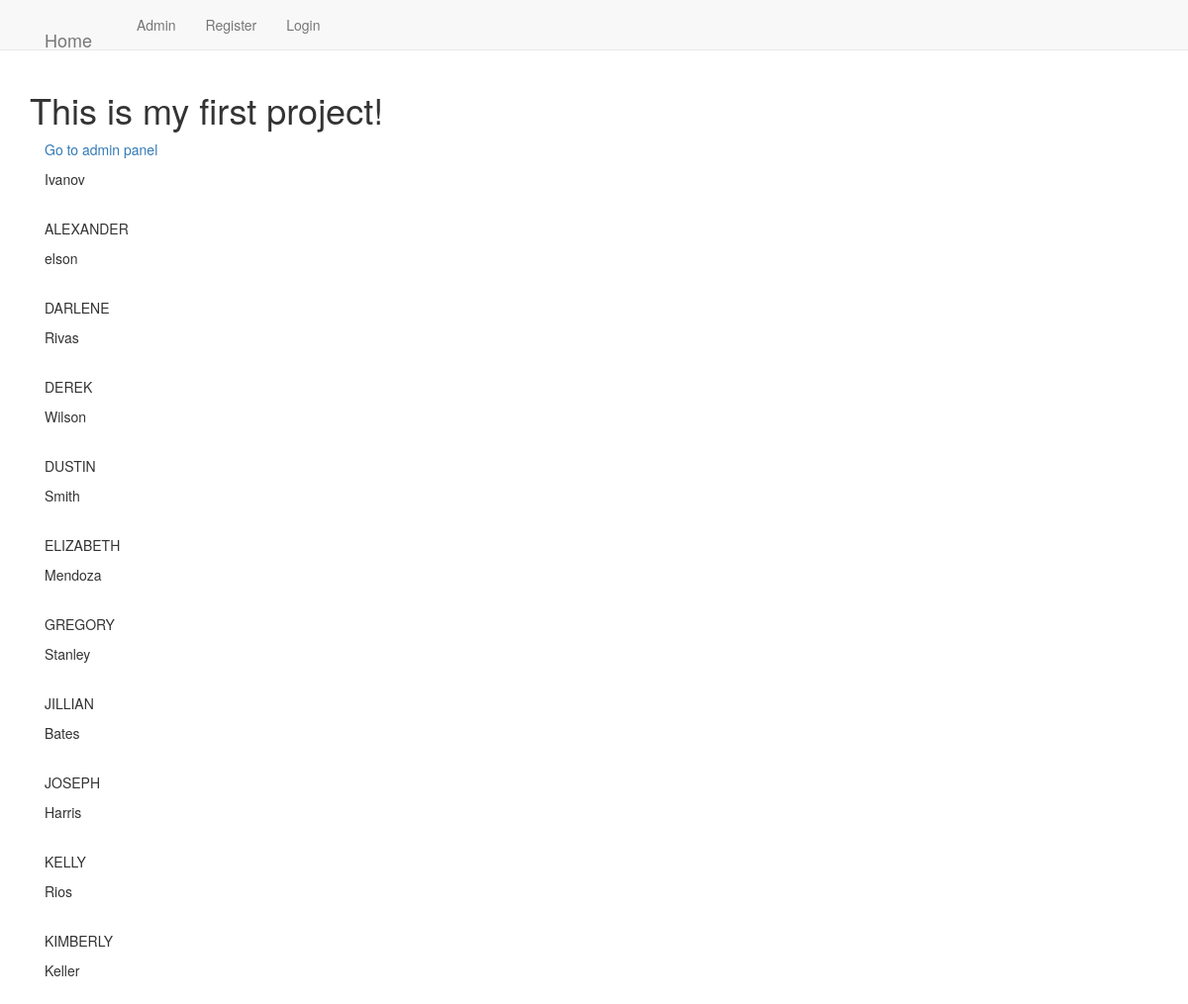
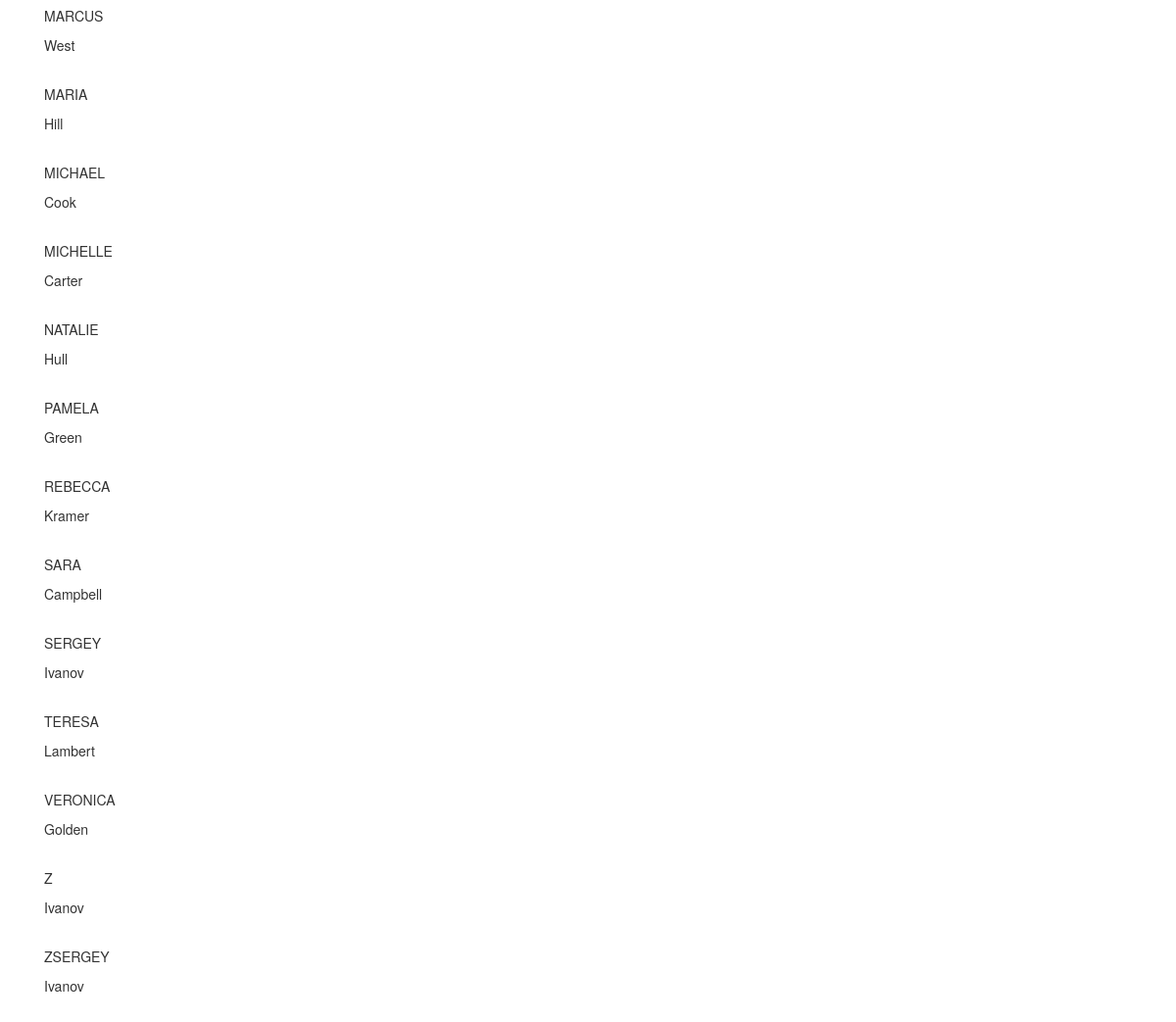
The page / on the database its author committed (2 pictures, top to bottom).
### first_app/models.py (models this page shows, shortened)
class AppUser(models.Model):
    first_name = models.CharField(max_length=30)
    last_name = models.CharField(max_length=30)
    email = models.EmailField(max_length=20, default="")
    text = models.CharField(max_length=300, default="")
    class Meta:
        verbose_name = 'AppUser'
        verbose_name_plural = 'AppUsers'

### first_app/views.py (the view)
# urls.py: path('', views.index, name='index'),
def index(request):
    users = AppUser.objects.order_by('first_name')
    cont = {'users' : users}
    return render(request, 'first_app/index.html', context=cont)

### first_app/templatetags/my_extras.py (called while the page is built)
@register.filter(name='cut')
def cut(value,arg):
    return value.replace(arg,"")

### templates/first_app/index.html
<!DOCTYPE html>
{% extends 'first_app/base.html' %}
{% load my_extras %}
        {% block body_block %}
            <h1>This is my first project!</h1>
            <div class="container">
                <a href="{% url 'admin:index' %}">Go to admin panel</a>
                {% if users %}
                    {% for user in users %}
                        <p>{{ user.first_name|upper }}</p>
                        <p>{{ user.last_name|cut:"N" }}</p>
                        <br>
                    {% endfor %}
                {% else %}
                    <h3>No records</h3>
                {% endif %}
            </div>
        {% endblock body_block %}

### templates/first_app/base.html (shortened to what this page needs)
<!DOCTYPE html>
<html lang="en">
<head>
    <link rel="stylesheet" href="https://maxcdn.bootstrapcdn.com/bootstrap/3.3.7/css/bootstrap.min.css">
</head>
<body>
    <nav class="navbar navbar-default navbar-static-top" >
        <div class="container">
            <ul class="nav navbar-nav">
                <li class="navbar-brand"><a href=" {% url 'first_app:home_index' %} ">Home</a></li>
                <li class="navbar-link"><a href="{% url 'admin:index' %}">Admin</a></li>
                <li class="navbar-link"><a href="{% url 'first_app:register' %}">Register</a></li>
                {% if user.is_authenticated %}
                    <li><a class="navbar-link" href="{% url 'logout' %}">Logout</a></li>
                {% else %}
                    <li><a class="navbar-link" href="{% url 'first_app:user_login' %}">Login</a></li>
                {% endif %}
            </ul>
        </div>
    </nav>
    <div class="container">
        {% block body_block %}{% endblock body_block %}
    </div>
</body>
</html>

### rows shown on the page
AppUser: last_name "Ivanov"
AppUser: first_name "ALEXANDER", last_name "elson"
AppUser: first_name "DARLENE", last_name "Rivas"
AppUser: first_name "DEREK", last_name "Wilson"
AppUser: first_name "DUSTIN", last_name "Smith"
AppUser: first_name "ELIZABETH", last_name "Mendoza"
AppUser: first_name "GREGORY", last_name "Stanley"
AppUser: first_name "JILLIAN", last_name "Bates"
AppUser: first_name "JOSEPH", last_name "Harris"
AppUser: first_name "KELLY", last_name "Rios"
AppUser: first_name "KIMBERLY", last_name "Keller"
AppUser: first_name "MARCUS", last_name "West"
AppUser: first_name "MARIA", last_name "Hill"
AppUser: first_name "MICHAEL", last_name "Cook"
AppUser: first_name "MICHELLE", last_name "Carter"
AppUser: first_name "NATALIE", last_name "Hull"
AppUser: first_name "PAMELA", last_name "Green"
AppUser: first_name "REBECCA", last_name "Kramer"
AppUser: first_name "SARA", last_name "Campbell"
AppUser: first_name "SERGEY", last_name "Ivanov"
AppUser: first_name "TERESA", last_name "Lambert"
AppUser: first_name "VERONICA", last_name "Golden"
AppUser: first_name "Z", last_name "Ivanov"
AppUser: first_name "ZSERGEY", last_name "Ivanov"
